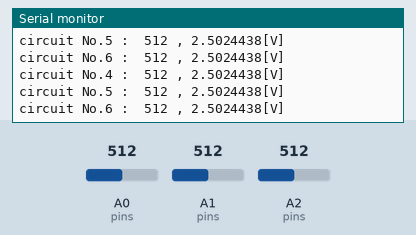
The sketch below on a simulated Arduino Uno, built with avr-gcc and run on an emulated ATmega328P. Shown: the last lines printed to the serial monitor. The inputs (shaded band) are chosen by the test bench; at power-on: A0 (pins) = 512, A1 (pins) = 512, A2 (pins) = 512.

Above: at 6.0 s.
6.1 s: A0 (pins) set to 8
At 6.29 s:
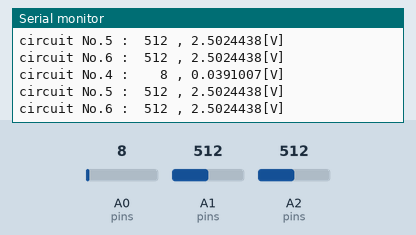
9.1 s: A0 (pins) set to 11
At 9.36 s:
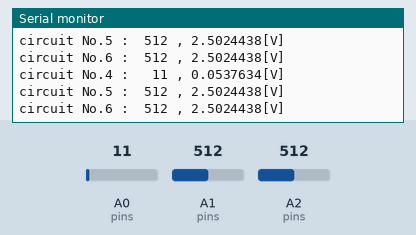
10.8 s: A1 (pins) set to 985
At 10.97 s:
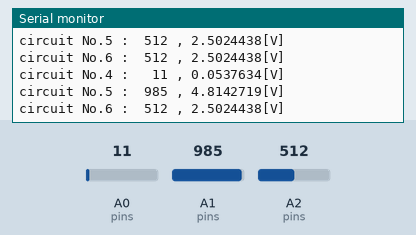
Timing chart, 0 to 13.8 s (numbered marks = the images above; inputs shaded):
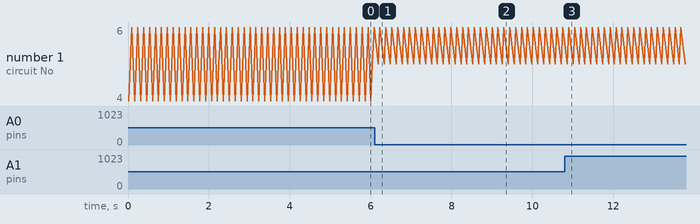

The sketch:

triple_PIRsensor_B.ino
```cpp
// 変数の宣言
int value;
int datas[3];
int pins[3] = { A0, A1, A2 }; // 回路と接続するピン
int i = 0;
int data;
char buf1[5];
char buf2[5];
char buf3[5];

void setup() {
  Serial.begin(9600);
  while (!Serial);  // 準備が終わるのを待つ
  Serial.write("Starting Aduino No.B\r\n"); // \r\nは改行

  // A〇ピンが入力用として動作する
  pinMode(A0, INPUT);
  pinMode(A1, INPUT);
  pinMode(A2, INPUT);
}

void loop() {
  // 取得した電圧値を0~5[V]に変換
  float voltA0 = (analogRead(A0) * 5.0) / 1023.0;
  float voltA1 = (analogRead(A1) * 5.0) / 1023.0;
  float voltA2 = (analogRead(A2) * 5.0) / 1023.0;

  // 取得した電圧値を空白埋め
  sprintf(buf1, "%4d", analogRead(A0));
  sprintf(buf2, "%4d", analogRead(A1));
  sprintf(buf3, "%4d", analogRead(A2));

  // 取得したデータを送信
  Serial.println("circuit No.4 : " + String(buf1) + " , " + String(voltA0, 7) + "[V]");
  Serial.println("circuit No.5 : " + String(buf2) + " , " + String(voltA1, 7) + "[V]");
  Serial.println("circuit No.6 : " + String(buf3) + " , " + String(voltA2, 7) + "[V]");


  delay(100);  // 合計1ms = 1kHz
}
```

Measured:
- after the input at 6.1 s, the serial monitor: prints a new line after 0.06 s (image 1)
- after the input at 9.1 s, the serial monitor: prints a new line after 0.12 s (image 2)
- after the input at 10.8 s, the serial monitor: prints a new line after 0.06 s (image 3)
